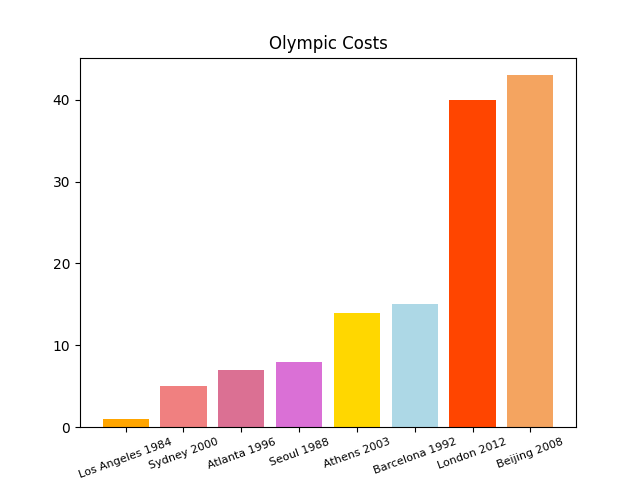

The Python source for this figure:
#store and sort costs
costs=[1,8,15,7,5,14,43,40]
costs=sorted(costs)
print(costs)
#output: [1, 5, 7, 8, 14, 15, 40, 43]

#draw a bar plot
import matplotlib.pyplot as plt
N=8
color=["orange","lightcoral","palevioletred","orchid","gold","lightblue","orangered","sandybrown"]
x=["Los Angeles 1984","Sydney 2000","Atlanta 1996","Seoul 1988","Athens 2003","Barcelona 1992","London 2012","Beijing 2008"]
plt.bar(x,costs,color=color)
plt.xticks(rotation=20,fontsize=8)
plt.title("Olympic Costs")
plt.show()
